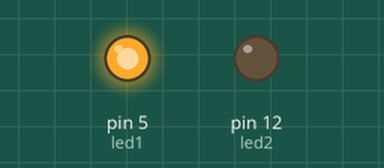
Recording of a sketch running on a simulated Arduino Uno, built with avr-gcc and run on an emulated ATmega328P. On the bench: output pins drawn as LEDs (lit = HIGH).

Above: at 0.15 s.
At 2.85 s:
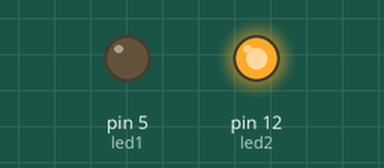
At 5.2 s:
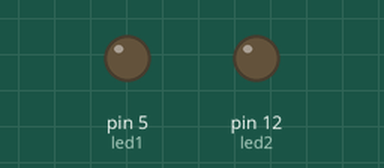
Timing chart, 0 to 7.3 s (numbered marks = the images above):
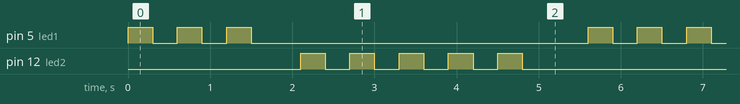

Measured:
- by itself, pin 5 (led1): repeats every 5.6 s: 2 × (LOW 0.30 s, HIGH 0.30 s), LOW 4.1 s, HIGH 0.30 s
- by itself, pin 12 (led2): repeats every 5.6 s: 4 × (LOW 0.30 s, HIGH 0.30 s), LOW 2.9 s, HIGH 0.30 s
- by itself, everything shown: repeats every 5.6 s, in 16 steps

The sketch:

program.ino
```cpp
/*
Here we will interface 2 LEDs to arduino and
  make the blink several times.

*/

// First LED
int led1 = 5;

// Second LED
int led2 = 12;

// Time dalay of blinking
int led1_time = 300;
int led2_time = 300;

// number of blinks
int blink1 = 3;
int blink2 = 5;

void setup() {
  // put your setup code here, to run once:

  pinMode(led1, OUTPUT);
  pinMode(led2, OUTPUT);

  // baud rate
  Serial.begin(9600);

}

void loop() {
  // put your main code here, to run repeatedly:

  // blinking of first LED
  for (int i=blink1; i!=0; i--){
    digitalWrite(led1, HIGH);
    delay(led1_time);

    digitalWrite(led1, LOW);
    delay(led1_time);
  }

  delay(300);

  // Blinking of second LED
  for (int j=blink2; j!=0; j--){
    digitalWrite(led2, HIGH);
    delay(led2_time);

    digitalWrite(led2, LOW);
    delay(led2_time);
  }

  delay(500);

}


//https://wokwi.com/arduino/projects/309600054835937856
```
